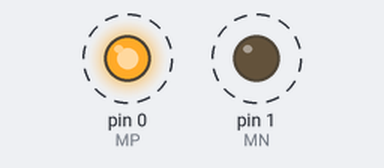
Simulated run of this sketch. Board: Arduino Uno, built with avr-gcc and run on an emulated ATmega328P. Shown: output pins drawn as LEDs (lit = HIGH). Dashed ring = blinking.

Above: at 0.5 s.
Timing chart, 0 to 4.6 s (numbered marks = the images above):
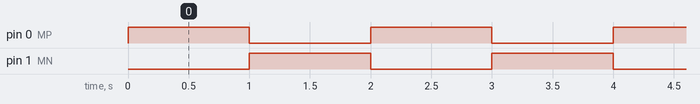

Measured:
- by itself, pin 0 (MP), pin 1 (MN): alternates HIGH for 1.0 s and LOW for 1.0 s

The sketch:

DC_Motor_Basic.ino
```cpp
#define MP 0 // Motor Positive Terminal
#define MN 1 // Motor Negative Terminal

void setup(){
  pinMode(MP, OUTPUT);
  pinMode(MN, OUTPUT);
}

void loop(){
  digitalWrite(MP, HIGH);
  digitalWrite(MN, LOW);
  delay(1000);
  digitalWrite(MP, LOW);
  digitalWrite(MN, HIGH);
  delay(1000);

}
```
